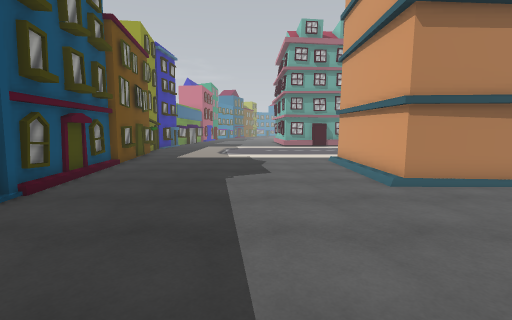
View 1 (above)

24 first-person views from a walk through a Unity game level. The camera is 1.4 m above the floor, tilts 6° down and sees 85° across. The floor is counted in squares, 1 m on a side. Each view is taken from the middle of a square. On the plan, view 1 faces up. The plan holds only what a view shows up to about 14 squares ahead; the rest is blank. The place goes on beyond the plan. The player is left out.

View 2
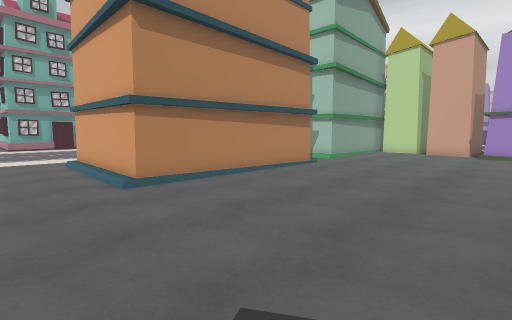

View 3
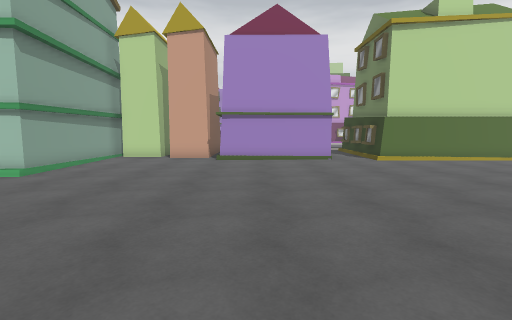

View 4
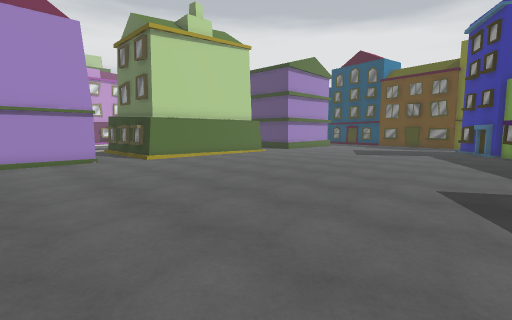

View 5
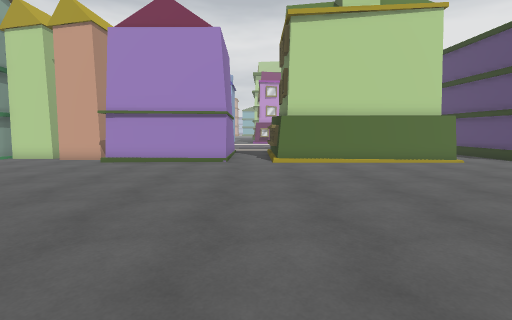

View 6
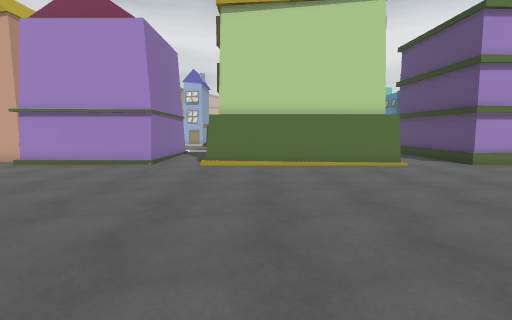

View 7
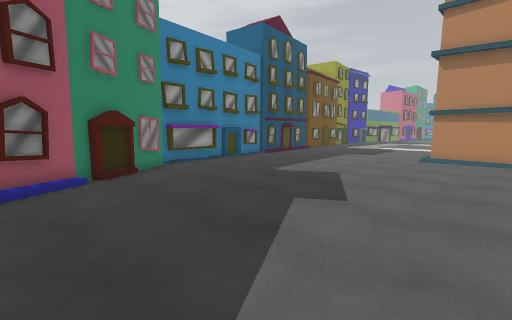

View 8
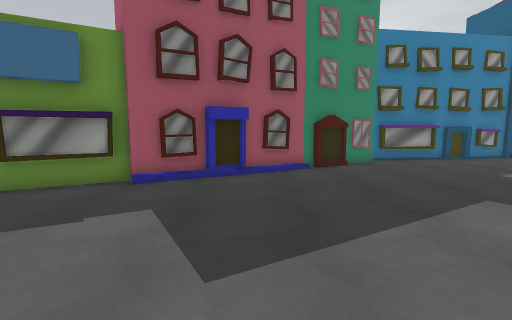

View 9
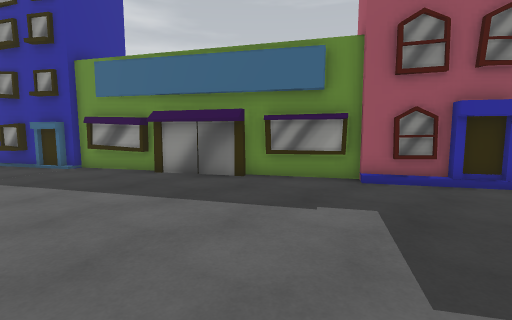

View 10
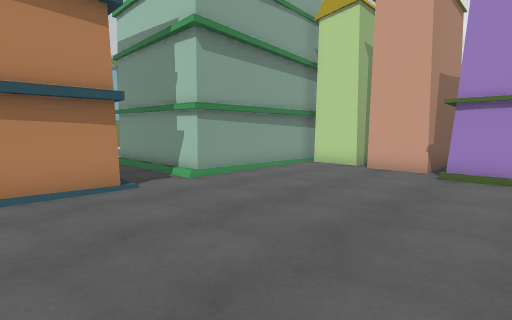

View 11
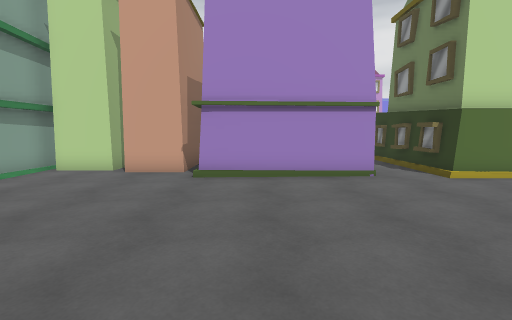

View 12
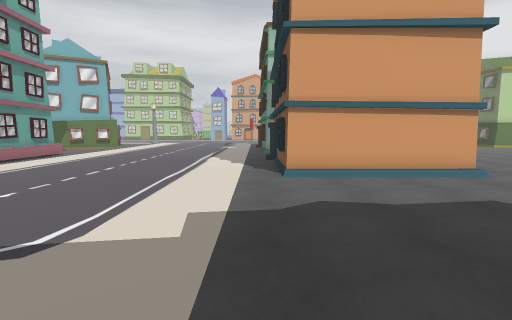

View 13
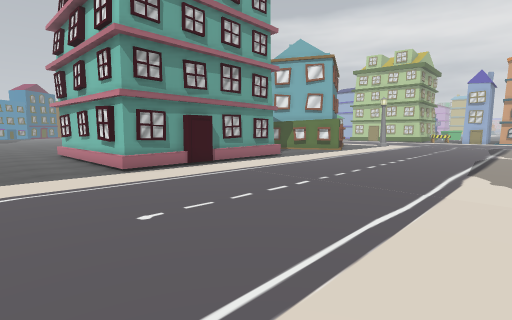

View 14
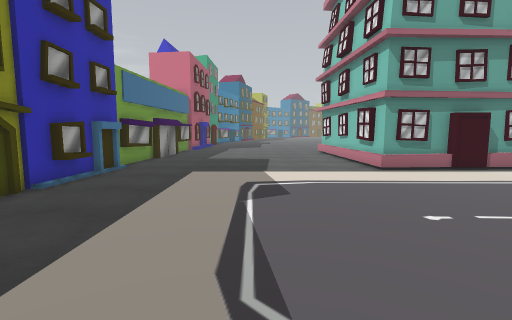

View 15
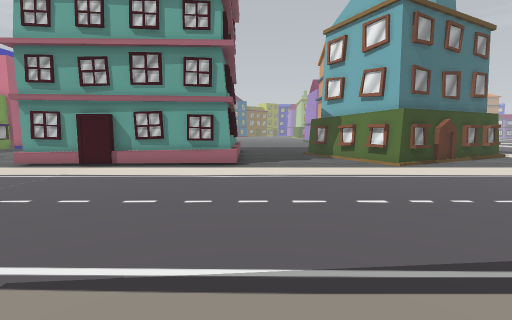

View 16
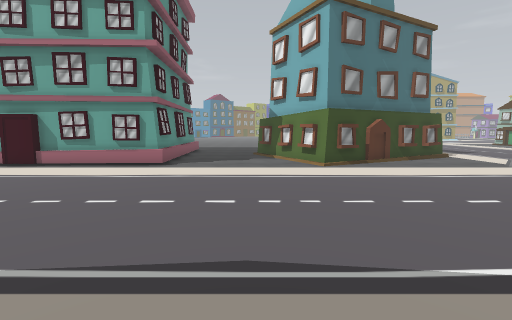

View 17
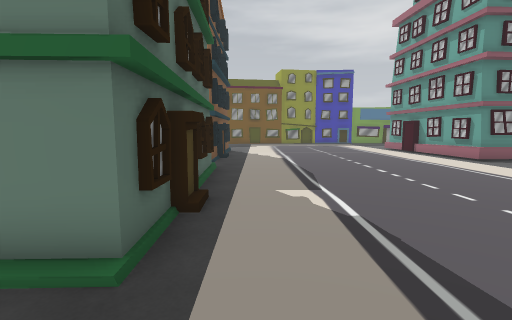

View 18
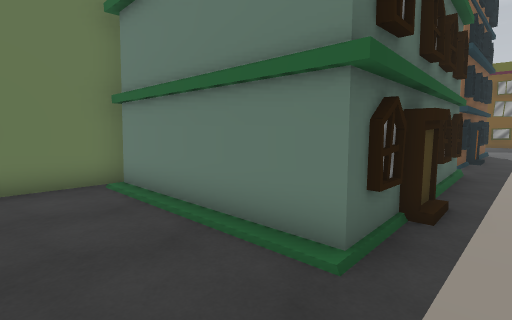

View 19
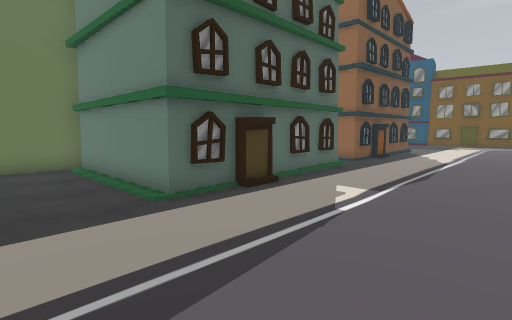

View 20
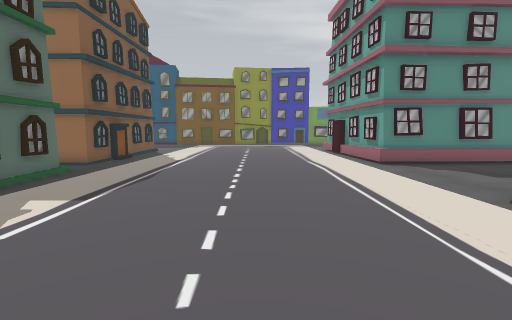

View 21
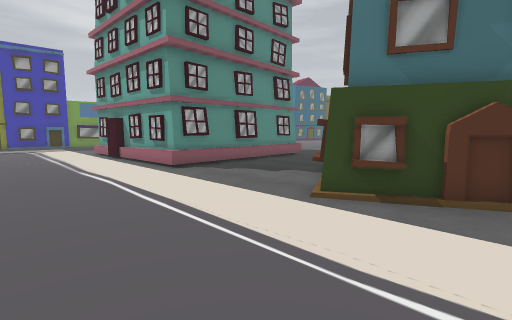

View 22
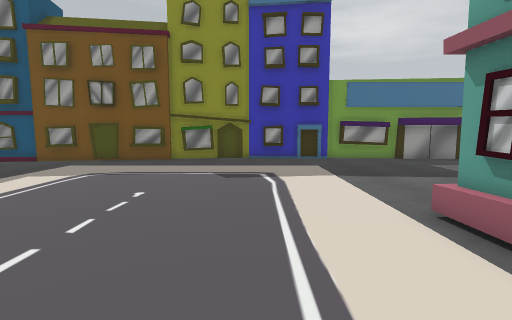

View 23
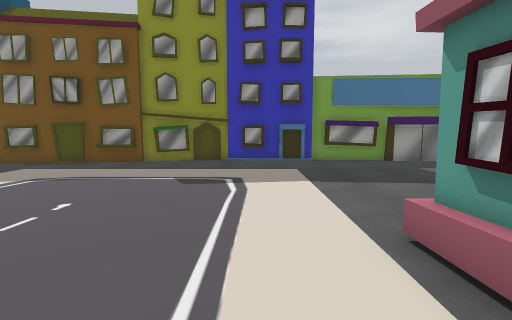

View 24
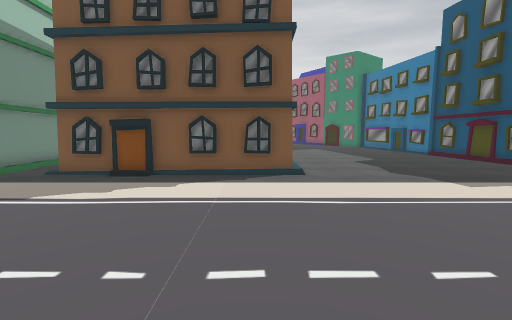

### Floor plan
Key: @ floor where view 1 was taken; # wall or solid block; . floor; H house.
Columns run from 7 left of view 1 to 24 right of it. Each row starts with its distance up from view 1.
 29 #.........H      HH....H       H
 28 #.........H       H....HH    HHH
 27 #.........H       H.....H  HHH..
 26 #.........H      HH.....HHHH....
 25 #.........HHHHHHHHH......H......
 24 #...............................
 23 #..............................
 22 #..............................
 21 #.............................
 20 #............................ .
 19 #............................. .
 18 #..............................
 17 ##..............................
 16 ##..............................
 15  #..............................
 14  #.......................HHH....
 13  #.........HHHHHHHH..HHHHHHHH...
 12  #.........H      H..H      H...
 11  #.........H        .H      H...
 10  #.........H       ..H      H...
  9  #.........H       ..H      H...
  8  #.........H      H..H   HHHH...
  7  ##........HHHHHHHH..H.....#HHHH
  6   #........................#
  5   #........................H#
  4   #.......................HHHH
  3   #.......................H#   H
  2   #.......................HHHHHH
  1   ##......................
  0   ##...@..................H
 -1    #......................H
 -2    ##.....................H
 -3     ##....................H
 -4      #....................HHHH
 -5      ##.......................
 -6       #..................HHHHHHH
 -7       ##..................H    H
 -8        ##................HH
 -9        ##................HH
-10         #................HH
-11         ##...............HH
-12          ##..............HH
-13          ##...............HH
-14           ##......  ......H
-15            ##....    .......
-16            ##....      ......
-17             ##...       ..HHHH
-18             ##...        .H

Where each view was taken, in squares from view 1:
view 1: 0 up, 0 right, facing up
view 2: 0 up, 1 right, facing up-right
view 3: 0 up, 5 right, facing right
view 4: 0 up, 5 right, facing down-right
view 5: 5 down, 6 right, facing right
view 6: 8 down, 7 right, facing right
view 7: 7 down, 7 right, facing up-left
view 8: 7 down, 9 right, facing left
view 9: 7 down, 9 right, facing down-left
view 10: 0 up, 9 right, facing up-right
view 11: 0 up, 10 right, facing right
view 12: 14 up, 5 left, facing right
view 13: 15 up, 1 left, facing up-right
view 14: 15 up, 2 left, facing up
view 15: 14 up, 12 right, facing up
view 16: 14 up, 15 right, facing up
view 17: 15 up, 24 right, facing left
view 18: 15 up, 24 right, facing down-left
view 19: 19 up, 24 right, facing down-left
view 20: 20 up, 23 right, facing left
view 21: 20 up, 21 right, facing up-left
view 22: 22 up, 7 right, facing left
view 23: 23 up, 6 right, facing left
view 24: 22 up, 5 right, facing down
